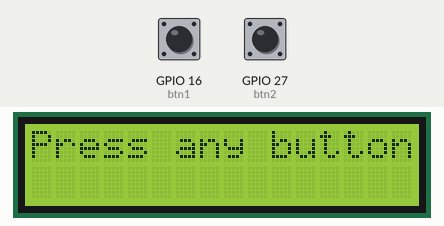
Simulated run of this sketch. Board: ESP32. On the bench: 16×2 character LCD. The test bench sets the inputs (shaded band); at power-on: GPIO 16 (btn1) HIGH, GPIO 27 (btn2) HIGH.

Above: at 1.2 s.
1.3 s: GPIO 16 (btn1) pulled LOW for 0.15 s
At 2.0 s:
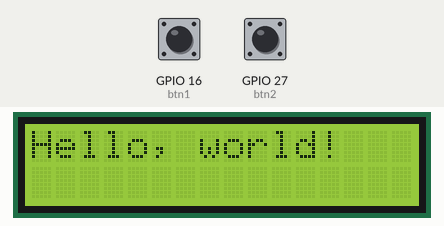
2.9 s: GPIO 27 (btn2) pulled LOW for 0.15 s
At 4.1 s:
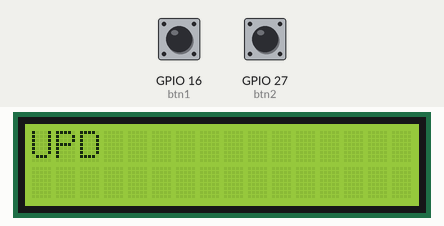
4.5 s: GPIO 16 (btn1) pulled LOW for 1 s
At 5.6 s:
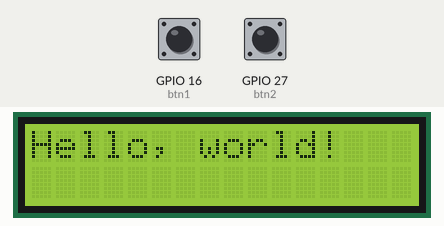
7.0 s: GPIO 27 (btn2) pulled LOW for 1 s
At 8.4 s:
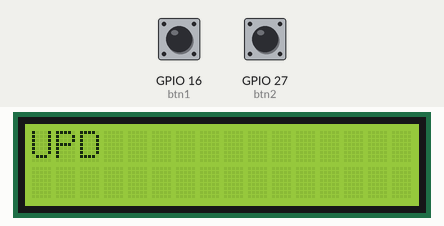
9.5 s: GPIO 16 (btn1) driven LOW and GPIO 27 (btn2) driven LOW
12.5 s: GPIO 16 (btn1) driven HIGH
Timing chart, 0 to 15.5 s (numbered marks = the images above; inputs shaded):
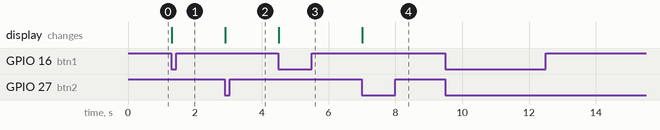

The sketch:

LCDWithButtons.ino
```cpp
#include <Wire.h>
#include <LiquidCrystal_I2C.h>
LiquidCrystal_I2C lcd(0x27, 16, 2);

#define btn1 16
#define btn2 27

void setup() {
  lcd.init();
  lcd.backlight();
  lcd.clear();
  lcd.print("Press any button");
  pinMode(btn1, INPUT);
  pinMode(btn2, INPUT);
}

void loop() {
  boolean btn1_val = digitalRead(btn1);
  boolean btn2_val = digitalRead(btn2);
  if (!btn1_val){
    lcd.clear();
    lcd.setCursor(0, 0);
    lcd.print("Hello, world!");
  }
  if (!btn2_val) {
    lcd.clear();
    lcd.setCursor(0, 0);
    lcd.print("UPD");
  }
}
```

Measured:
- after the input at 1.3 s, the display: changes at once (image 1)
- after the input at 2.9 s, the display: changes at once (image 2)
- after the input at 4.5 s, the display: changes at once (image 3)
- after the input at 7.0 s, the display: changes at once (image 4)
- after the input at 9.5 s, every drawn part: stays the same
- after the input at 12.5 s, every drawn part: stays the same
